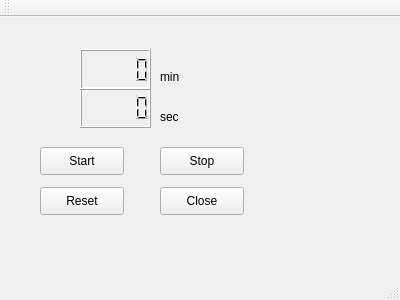
<?xml version="1.0" encoding="UTF-8"?>
<ui version="4.0">
 <class>MainWindow</class>
 <widget class="QMainWindow" name="MainWindow">
  <property name="geometry">
   <rect>
    <x>0</x>
    <y>0</y>
    <width>400</width>
    <height>300</height>
   </rect>
  </property>
  <property name="windowTitle">
   <string>MainWindow</string>
  </property>
  <widget class="QWidget" name="centralWidget">
   <widget class="QLCDNumber" name="lcdNumberSec">
    <property name="geometry">
     <rect>
      <x>80</x>
      <y>70</y>
      <width>71</width>
      <height>41</height>
     </rect>
    </property>
   </widget>
   <widget class="QLCDNumber" name="lcdNumberMin">
    <property name="geometry">
     <rect>
      <x>80</x>
      <y>32</y>
      <width>71</width>
      <height>41</height>
     </rect>
    </property>
   </widget>
   <widget class="QLabel" name="label">
    <property name="geometry">
     <rect>
      <x>160</x>
      <y>50</y>
      <width>63</width>
      <height>20</height>
     </rect>
    </property>
    <property name="text">
     <string>min</string>
    </property>
   </widget>
   <widget class="QLabel" name="label_2">
    <property name="geometry">
     <rect>
      <x>160</x>
      <y>90</y>
      <width>63</width>
      <height>20</height>
     </rect>
    </property>
    <property name="text">
     <string>sec</string>
    </property>
   </widget>
   <widget class="QPushButton" name="startButton">
    <property name="geometry">
     <rect>
      <x>40</x>
      <y>130</y>
      <width>84</width>
      <height>28</height>
     </rect>
    </property>
    <property name="text">
     <string>Start</string>
    </property>
   </widget>
   <widget class="QPushButton" name="stopButton">
    <property name="geometry">
     <rect>
      <x>160</x>
      <y>130</y>
      <width>84</width>
      <height>28</height>
     </rect>
    </property>
    <property name="text">
     <string>Stop</string>
    </property>
   </widget>
   <widget class="QPushButton" name="resetButton">
    <property name="geometry">
     <rect>
      <x>40</x>
      <y>170</y>
      <width>84</width>
      <height>28</height>
     </rect>
    </property>
    <property name="text">
     <string>Reset</string>
    </property>
   </widget>
   <widget class="QPushButton" name="closeButton">
    <property name="geometry">
     <rect>
      <x>160</x>
      <y>170</y>
      <width>84</width>
      <height>28</height>
     </rect>
    </property>
    <property name="text">
     <string>Close</string>
    </property>
   </widget>
  </widget>
  <widget class="QMenuBar" name="menuBar">
   <property name="geometry">
    <rect>
     <x>0</x>
     <y>0</y>
     <width>400</width>
     <height>25</height>
    </rect>
   </property>
  </widget>
  <widget class="QToolBar" name="mainToolBar">
   <attribute name="toolBarArea">
    <enum>TopToolBarArea</enum>
   </attribute>
   <attribute name="toolBarBreak">
    <bool>false</bool>
   </attribute>
  </widget>
  <widget class="QStatusBar" name="statusBar"/>
 </widget>
 <layoutdefault spacing="6" margin="11"/>
 <resources/>
 <connections/>
</ui>
